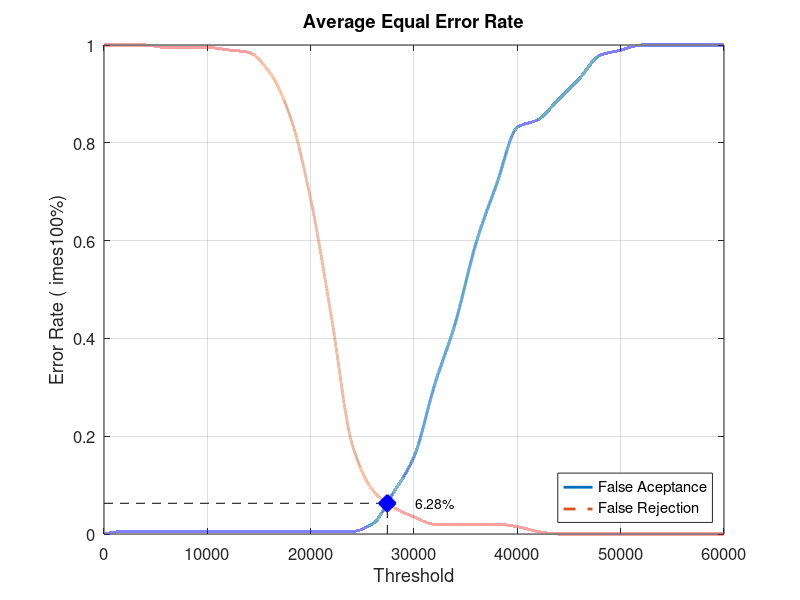
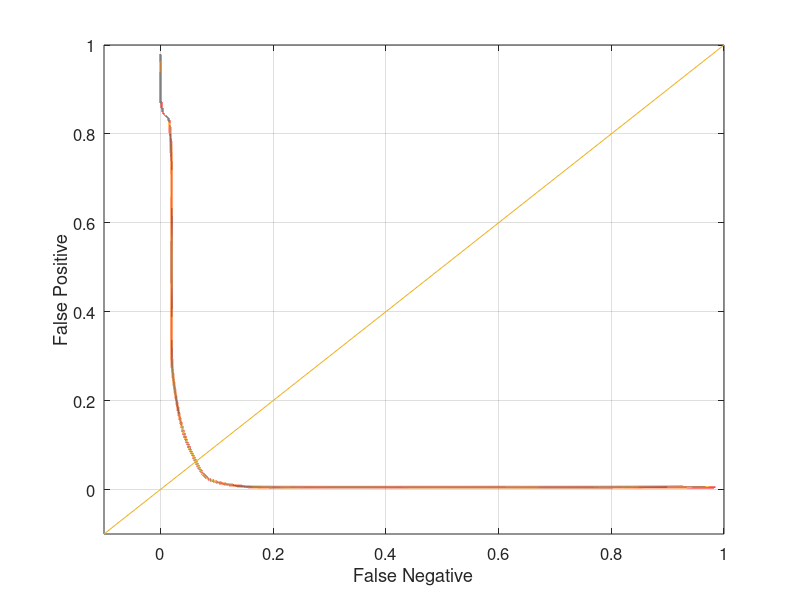

MATLAB code for these plots, in order:
close all;
clear;
clc;
x = 0:2000:60000;
xq = 0:0.5:60000;

y0 = [0 0.00526316 0.00526316 0.00526316 0.00526316 0.00526316 0.00526316 0.00526316 0.00526316 0.00526316 0.00526316 0.00526316 0.00526316 0.0210526 0.0842105 0.157895 0.305263 0.431579 0.594737 0.715789 0.831579 0.847368 0.889474 0.931579 0.978947 0.989474 1 1 1 1 1]
yy0 = interp1(x, y0, xq, 'pchip');
y1 = [1 1 1 0.995 0.995 0.995 0.99 0.985 0.945 0.855 0.685 0.445 0.185 0.09 0.055 0.035 0.02 0.02 0.02 0.02 0.015 0.005 0 0 0 0 0 0 0 0 0]
yy1 = interp1(x, y1, xq, 'pchip');

% Calculating EER: 
y2 = abs(y0 - y1);
find(y2 == min(y2))
yy2 = abs(yy0 - yy1);
xEER = find(yy2 == min(yy2));
xEERIndex = xq(xEER) % X-axis EER
yEER = yy0(xEER) % Y-axis EER

main = figure
plot(xq, yy0,'-','LineWidth', 2);	hold on
plot(xq, yy1,'--','LineWidth', 2);	hold on
plot([xEERIndex xEERIndex], [0 yEER], 'k--');	hold on
plot([0 xEERIndex], [yEER yEER], 'k--');	hold on
plot(xEERIndex, yEER, 'bx', 'LineWidth', 10);	hold on
text(xEERIndex + 10 * xEERIndex / 100, yEER, [num2str(round((10000 * yEER)) / 100) '%'])
legend('False Aceptance', 'False Rejection', 'Location', 'SouthEast')
xlabel('Threshold')
ylabel('Error Rate (	imes100%)')
title('Average Equal Error Rate')
set(gca, 'FontSize', 12)
axis([0 60000 0 1])
grid on

print(main, 'Database2_4Main', '-dpng');
FNRxFPR = figure('Color', [1 1 1]);
plot(yy1, yy0, '-', yy1, yy0, 'LineWidth', 2);
hold on
y = -0.1:0.1:1
plot(y, y); 
set(gca, 'FontSize', 12)
xlabel('False Negative')
ylabel('False Positive')
axis([-0.1 1 -0.1 1])
set(gca, 'FontSize', 12)
grid on

print(FNRxFPR, 'Database2_4FNRxFPR','-dpng');
